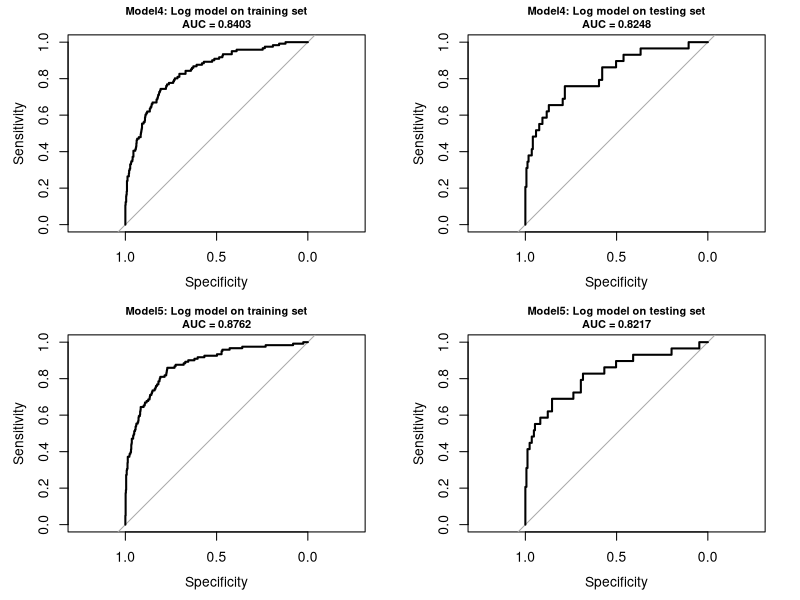

The R script that drew this image:
library(rpart)
library(pROC)
# set file path and read csv file
setwd('H:/GPEL_HPENVY/Documents/UNSW/07_ZZBU6511/Assessment3/')
employees <- read.csv(file = 'employees2.csv')
# Add new binary variables to the employees data frame
employees$Is.Attrition = ifelse(employees$Attrition == "Yes", 1, 0)
employees$Over18 <- NULL  # Don't include Over18 since all response is Yes.

set.seed(57)
rows <- sample(nrow(employees), 0.8*nrow(employees))
training <- employees[rows, ]
testing <- employees[-rows, ]
# Create the models
logmod4 <- glm(
  formula = Is.Attrition ~ BusinessTravel + OverTime + JobRole +
    DistanceFromHome + JobSatisfaction + EnvironmentSatisfaction + JobInvolvement + 
    NumCompaniesWorked + WorkLifeBalance,
  data = training,
  family = binomial()
)
logmod5 <- glm(
  formula = Is.Attrition ~ BusinessTravel + OverTime + Gender + MaritalStatus +
    DistanceFromHome + JobSatisfaction + EnvironmentSatisfaction + JobInvolvement + 
    JobRole + NumCompaniesWorked + TotalWorkingYears + WorkLifeBalance,
  data = training,
  family = binomial()
)
# Get the probabilities on training and testing
training$logprob4 <- predict(
  logmod4, newdata=training, type="response"
  )
testing$logprob4 <- predict( 
  logmod4, newdata=testing, type="response"
  )
training$logprob5 <- predict( 
  logmod5, newdata=training, type="response"
  )
testing$logprob5 <- predict( 
  logmod5, newdata=testing, type="response"
  )
# Get the ROC curves on training and testing
training.logroc4 <- roc(Is.Attrition ~ logprob4, data=training, plot=FALSE, quiet=TRUE
)
testing.logroc4 <- roc(Is.Attrition ~ logprob4, data=testing, plot=FALSE, quiet=TRUE
)
training.logroc5 <- roc(Is.Attrition ~ logprob5, data=training, plot=FALSE, quiet=TRUE
)
testing.logroc5 <- roc(Is.Attrition ~ logprob5, data=testing, plot=FALSE, quiet=TRUE
)
# Plot the ROC curves and show AUC
par(mfrow=c(2, 2), cex.main=0.8)
plot(
  training.logroc4,
  main=paste("Model4: Log model on training set\nAUC =", round(training.logroc4$auc, digits=4))
)
plot(
  testing.logroc4,
  main=paste("Model4: Log model on testing set\nAUC =", round(testing.logroc4$auc, digits=4))
)
plot(
  training.logroc5,
  main=paste("Model5: Log model on training set\nAUC =", round(training.logroc5$auc, digits=4))
)
plot(
  testing.logroc5,
  main=paste("Model5: Log model on testing set\nAUC =", round(testing.logroc5$auc, digits=4))
)
